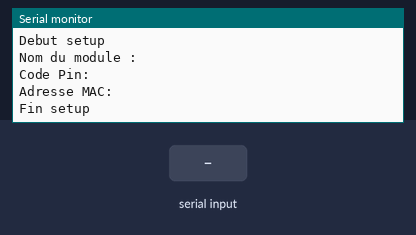
A sketch run on a simulated Arduino Uno, built with avr-gcc and run on an emulated ATmega328P. Parts: the last lines printed to the serial monitor. Inputs (shaded band) come from the test bench.

Above: at 7.2 s.
7.3 s: "ButtonRecuCapteur" received over Serial
At 9.5 s:
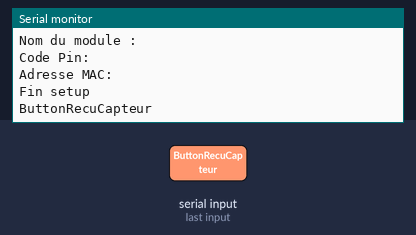
9.8 s: "ButtonRecuCapteur" received over the second serial link
At 11.3 s:
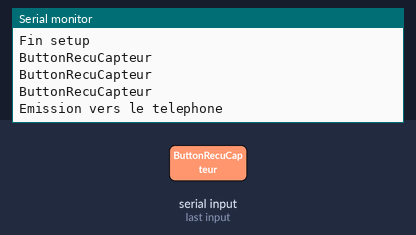
12.3 s: "Button1" received over Serial
At 14.4 s:
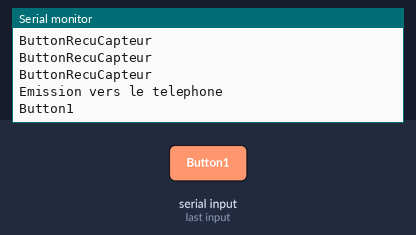
14.8 s: "Button1" received over the second serial link
At 16.8 s:
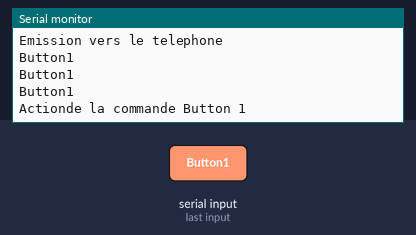

Measured:
- after the input at 7.3 s, the serial monitor: prints a new line after 1.0 s (image 1)
- after the input at 9.8 s, the serial monitor: prints a new line after 1.0 s (image 2)
- after the input at 12.3 s, the serial monitor: prints a new line after 1.0 s (image 3)
- after the input at 14.8 s, the serial monitor: prints a new line after 1.0 s (image 4)

The sketch:

BLE.ino
```cpp
#include <SoftwareSerial.h>   //Software Serial Port

#define RxD 2
#define TxD 3
#define vitesse_arduino 9600
#define vitesse_bluetooth 9600

SoftwareSerial blueToothSerial(RxD,TxD);

String recvChar;
String emitChar;
String commande_bluetooth;

void setup()
{
  Serial.begin(vitesse_arduino);
  pinMode(RxD, INPUT);
  pinMode(TxD, OUTPUT);


  Serial.println("Debut setup");
  blueToothSerial.begin(vitesse_bluetooth);
  blueToothSerial.flush();
  blueToothSerial.print("AT");
  Serial.println(blueToothSerial.readString());
  blueToothSerial.print("AT+NAME?"); //Nom Module
  Serial.print("Nom du module : ");
  Serial.println(blueToothSerial.readString());
//  Serial.print("Vitesse de transmission : ");
//  blueToothSerial.print("AT+BAUD?"); // Vitesse Transmission
//  Serial.println(blueToothSerial.readString());
//  Serial.print("Role (0=Esclave ; 1=Maitre) : ");
//  blueToothSerial.print("AT+ROLE?"); // Role
//  Serial.println(blueToothSerial.readString());
  Serial.print("Code Pin: ");
  blueToothSerial.print("AT+PASS?"); // Code PIN
  Serial.println(blueToothSerial.readString());
//  Serial.print("Version : ");
//  blueToothSerial.print("AT+VERS?"); // Version
//  Serial.println(blueToothSerial.readString());
  Serial.print("Adresse MAC: ");
  blueToothSerial.print("AT+ADDR?"); // Température du module
  Serial.println(blueToothSerial.readString());
//  Serial.print("Save Info: ");
//  blueToothSerial.print("AT+SAVE?"); // Température du module
//  Serial.println(blueToothSerial.readString());
  Serial.println("Fin setup");
  delay(2000);
  blueToothSerial.flush();
}

void loop()
{

  if(blueToothSerial.available()>0)
  {
    recvChar = blueToothSerial.readString();
    Serial.println(recvChar);
    commande_bluetooth = recvChar;
    Serial.println(commande_bluetooth);
//    Serial.print(blueToothSerial.read());
//    Serial.write(blueToothSerial.read());
  }
  if(Serial.available()>0)
  {
    emitChar  = Serial.readString();
    Serial.println(emitChar);
    blueToothSerial.print(emitChar);
//    blueToothSerial.write(Serial.read());
//    blueToothSerial.print(Serial.read());
  }

  if(commande_bluetooth=="ButtonRecuCapteur")
  {
    Serial.println("Emission vers le telephone");
    emitChar="&";
    emitChar=emitChar+"Valeur 1";
    emitChar=emitChar+"%";
    blueToothSerial.print(emitChar);
    commande_bluetooth="";
  }
  if(commande_bluetooth=="Button1")
  {
    Serial.println("Actionde la commande Button 1");
    commande_bluetooth="";
  }
  if(commande_bluetooth=="Button2")
  {
    Serial.println("Actionde la commande Button 2");
    commande_bluetooth="";
  }
  if(commande_bluetooth=="Button3")
  {
    Serial.println("Actionde la commande Button 3");
    commande_bluetooth="";
  }
  if(commande_bluetooth=="Button4")
  {
    Serial.println("Actionde la commande Button 4");
    commande_bluetooth="";
  }
}
```
